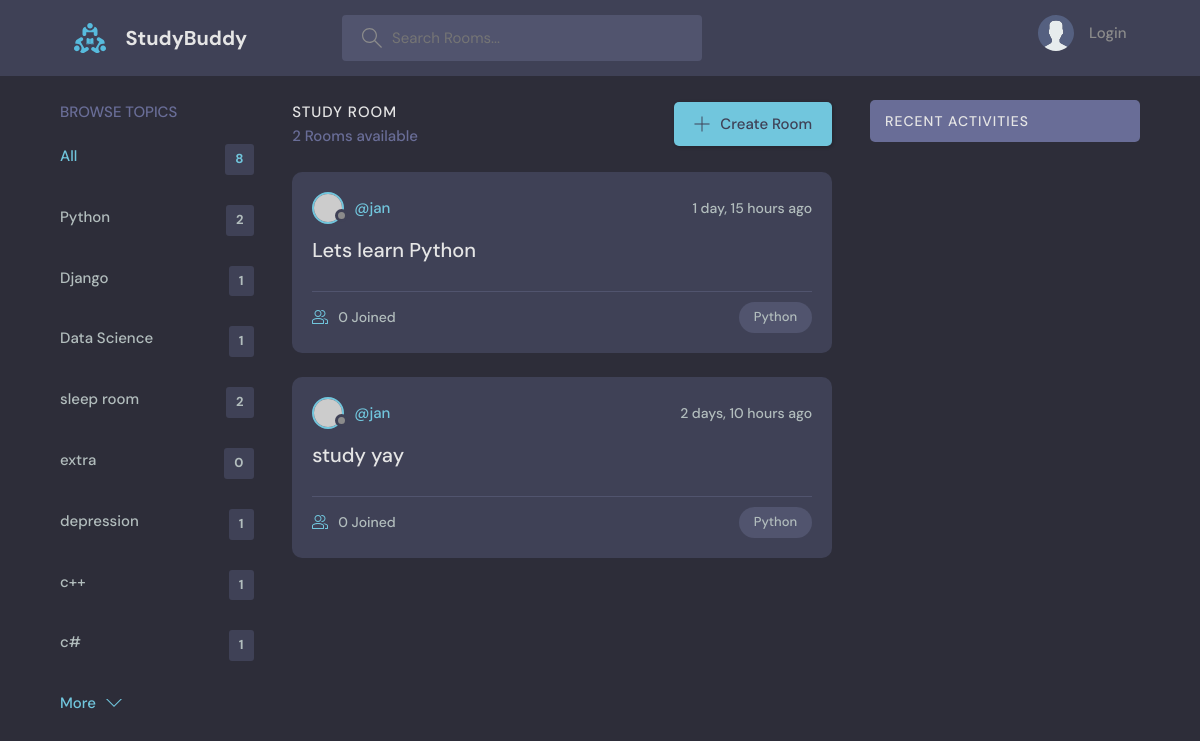
Page /?q=Python on the committed database.
### base/models.py (models this page shows, shortened)
class Topic(models.Model):
    name = models.CharField(max_length=200)

class Roomy(models.Model):
    host = models.ForeignKey(User,on_delete=models.SET_NULL,null=True)
    topic = models.ForeignKey(Topic,on_delete=models.SET_NULL,null=True)
    name = models.CharField(max_length=200)
    description = models.TextField(null=True,blank=True) #null field is allowed
    participants = models.ManyToManyField(User,related_name='participants',blank=True)
    updated = models.DateTimeField(auto_now=True) #takes a snapshot on everytime we save the room
    created = models.DateTimeField(auto_now_add=True) #takes snapshot when we first create the room
    class Meta:
        ordering = ['-updated','-created']

### base/views.py (the view)
# urls.py: path('',views.home, name="home"),
def home(request):
    q=request.GET.get('q') if request.GET.get('q')!= None else ''
    rm = Roomy.objects.filter(
        Q(topic__name__icontains=q) |
        Q(name__icontains=q) |
        Q(description__icontains=q)
        )
    topics=Topic.objects.all()
    room_count = rm.count()
    room_messages = Message.objects.filter(Q(room__topic__name__icontains=q))
    context = {'rooms':rm,'topics':topics,'room_count':room_count,'room_messages':room_messages}
    return render(request, 'base/home.html',context)

### base/templates/base/home.html (shortened to what this page needs)
{% extends 'main.html' %}
{% block content %}
<main class="layout layout--3">
      <div class="container">
        {% include 'base/topics_component.html' %}
        <div class="roomList">
          <div class="roomList__header">
            <div>
              <h2>Study Room</h2>
              <p>{{room_count}} Rooms available</p>
            </div>
            <a class="btn btn--main" href="{% url 'create-room' %}">
              <svg version="1.1" xmlns="http://www.w3.org/2000/svg" width="32" height="32" viewBox="0 0 32 32">
                <title>add</title>
                <path
                  d="M16.943 0.943h-1.885v14.115h-14.115v1.885h14.115v14.115h1.885v-14.115h14.115v-1.885h-14.115v-14.115z"
                ></path>
              </svg>
              Create Room
            </a>
          </div>
          {% include 'base/feed_component.html' %}
        </div>
        {% include 'base/activity_component.html' %}
      </div>
    </main>
    {% endblock %}

### base/templates/base/topics_component.html
<div class="topics">
    <div class="topics__header">
      <h2>Browse Topics</h2>
    </div>
    <ul class="topics__list">
      <li>
        <a href="{% url 'home' %}" class="active">All <span>{{topics.count}}</span></a>
      </li>
      {% for topic in topics %}
      <li>
        <a href="{% url 'home' %}?q={{topic.name}}">{{topic.name}}<span>{{topic.roomy_set.all.count}}</span></a>
      </li>
      {% endfor %}
    </ul>
    <a class="btn btn--link" href="topics.html">
      More
      <svg version="1.1" xmlns="http://www.w3.org/2000/svg" width="32" height="32" viewBox="0 0 32 32">
        <title>chevron-down</title>
        <path d="M16 21l-13-13h-3l16 16 16-16h-3l-13 13z"></path>
      </svg>
    </a>
  </div>

### base/templates/base/feed_component.html (shortened to what this page needs)
{% for room in rooms %}
<div class="roomListRoom">
    <div class="roomListRoom__header">
      <a href="{% url 'user-profile' room.host.id %}" class="roomListRoom__author">
        <div class="avatar avatar--small">
          <img src="https://randomuser.me/api/portraits/women/11.jpg" />
        </div>
        <span>@{{room.host.username}}</span>
      </a>
      <div class="roomListRoom__actions">
        <span>{{room.created|timesince}} ago </span>
      </div>
    </div>
    <div class="roomListRoom__content">
      <a href="{% url 'room' room.id %}">{{room.name}}</a>
    </div>
    <div class="roomListRoom__meta">
      <a href="{% url 'room' room.id %}" class="roomListRoom__joined">
        {{room.participants.all.count}} Joined
      </a>
      <p class="roomListRoom__topic">{{room.topic.name}}</p>
    </div>
  </div>
{% endfor %}

### static/styles/style.css (style rules this page uses)
:root { --color-main: #71c6dd; --color-main-light: #e1f6fb; --color-dark: #3f4156; --color-dark-medium: #51546e; --color-dark-light: #696d97; --color-light: #e5e5e5; --color-gray: #8b8b8b; --color-light-gray: #b2bdbd; --color-bg: #2d2d39; --color-success: #5dd693; --color-error: #fc4b0b; }
* { font-family: "DM Sans", -apple-system, BlinkMacSystemFont, "Segoe UI", Roboto, Oxygen, Ubuntu, Cantarell, "Open Sans", "Helvetica Neue", sans-serif; margin: 0; padding: 0; box-sizing: border-box; text-rendering: optimizeLegibility; font-size: inherit; }
html { font-size: 56.25%; }
@media only screen and (min-width: 1200px) { html { font-size: 62.5%; } }
body { line-height: 1.6; font-weight: 400; font-size: 1.5rem; color: var(--color-light-gray); background-color: var(--color-bg); min-height: 100vh; }
img { width: 100%; }
a { display: inline-block; color: var(--color-main); text-decoration: none; }
.container { max-width: 120rem; width: 90%; margin: auto; }
.btn { background-color: transparent; border: none; display: inline-flex; align-items: center; gap: 1rem; cursor: pointer; transition: all ease-in-out 0.3s; padding: 1rem 2rem; border-radius: 5px; box-shadow: 1px 1px 3px 1px rgba(0, 0, 0, 0.15); font-weight: 500; }
.btn--link { border-radius: 0; padding: 0; color: var(--color-main); box-shadow: none; }
.btn--main { background-color: var(--color-main); color: var(--color-dark); }
.btn > svg { fill: currentColor; width: 1.6rem; height: 1.6rem; }
.avatar { position: relative; display: inline-block; border-radius: 50%; border: 2px solid var(--color-main); }
.avatar img { display: block; border-radius: 50%; object-fit: cover; object-position: center; }
.avatar::after { content: ""; display: block; position: absolute; background-color: var(--color-gray); z-index: 111; border-radius: 50%; border: 0.3rem solid var(--color-dark); }
.avatar.avatar--small img { width: 2.8rem; height: 2.8rem; }
.avatar.avatar--small:after { width: 0.7rem; height: 0.7rem; bottom: 0px; right: -6px; }
.layout { margin-top: 2.4rem; }
.layout > .container { display: flex; justify-content: space-between; align-items: flex-start; }
.layout--3 > .container > div:first-child { flex-basis: 18%; max-width: 22.5rem; }
.layout--3 > .container > div:nth-child(2) { flex-basis: 50%; }
.topics__header { margin-bottom: 2rem; }
.topics__header h2 { text-transform: uppercase; font-weight: 500; color: var(--color-dark-light); }
.topics__list { list-style: none; }
.topics__list li a { display: flex; justify-content: space-between; margin-bottom: 3rem; font-weight: 500; color: var(--color-light-gray); transition: all 0.3s ease-in-out; }
.topics__list li a.active, .topics__list li a:hover { color: var(--color-main); }
.topics__list li a span { padding: 0.5rem 1rem; background-color: var(--color-dark); border-radius: 3px; font-size: 1.3rem; font-weight: 700; letter-spacing: 1px; }
.roomList__header { display: flex; justify-content: space-between; align-items: center; margin-bottom: 2.4rem; }
.roomList__header h2 { text-transform: uppercase; font-weight: 500; color: var(--color-light); letter-spacing: 1px; }
.roomList__header p { font-weight: 500; color: var(--color-dark-light); }
.roomListRoom { margin-bottom: 2.4rem; background-color: var(--color-dark); border-radius: 1rem; padding: 2rem; }
.roomListRoom__header { display: flex; justify-content: space-between; align-items: center; }
.roomListRoom__author { font-weight: 500; display: flex; align-items: center; gap: 1rem; }
.roomListRoom__actions { display: flex; align-items: flex-start; gap: 1rem; position: relative; }
.roomListRoom__actions span { font-size: 1.4rem; font-weight: 500; }
.roomListRoom__content { margin: 1rem 0; }
.roomListRoom__content a { font-size: 2rem; font-weight: 500; margin-bottom: 1.5rem; color: var(--color-light); transition: all 0.3s ease-in-out; }
.roomListRoom__meta { border-top: 1px solid var(--color-dark-medium); padding-top: 1rem; display: flex; align-items: center; justify-content: space-between; }
.roomListRoom__joined { color: var(--color-light-gray); display: flex; align-items: center; gap: 1rem; font-size: 1.4rem; font-weight: 500; }
.roomListRoom__joined svg { fill: var(--color-main); width: 1.6rem; height: 1.6rem; }
.roomListRoom__topic { padding: 5px 1.5rem; background-color: var(--color-dark-medium); border-radius: 5rem; font-weight: 500; font-size: 1.3rem; }

### rows in the picture
Topic: name "Python", roomy_set.all.count "2"
Topic: name "Django", roomy_set.all.count "1"
Topic: name "Data Science", roomy_set.all.count "1"
Topic: name "sleep room", roomy_set.all.count "2"
Topic: name "extra", roomy_set.all.count "0"
Topic: name "depression", roomy_set.all.count "1"
Topic: name "c++", roomy_set.all.count "1"
Topic: name "c#", roomy_set.all.count "1"
Roomy: host.username "jan", created "1 day, 15 hours", name "Lets learn Python", participants.all.count "0", topic.name "Python"
Roomy: host.username "jan", created "2 days, 10 hours", name "study yay", participants.all.count "0", topic.name "Python"

### other values in the picture
{{ topics.count }} "8"
{{ room_count }} "2"
